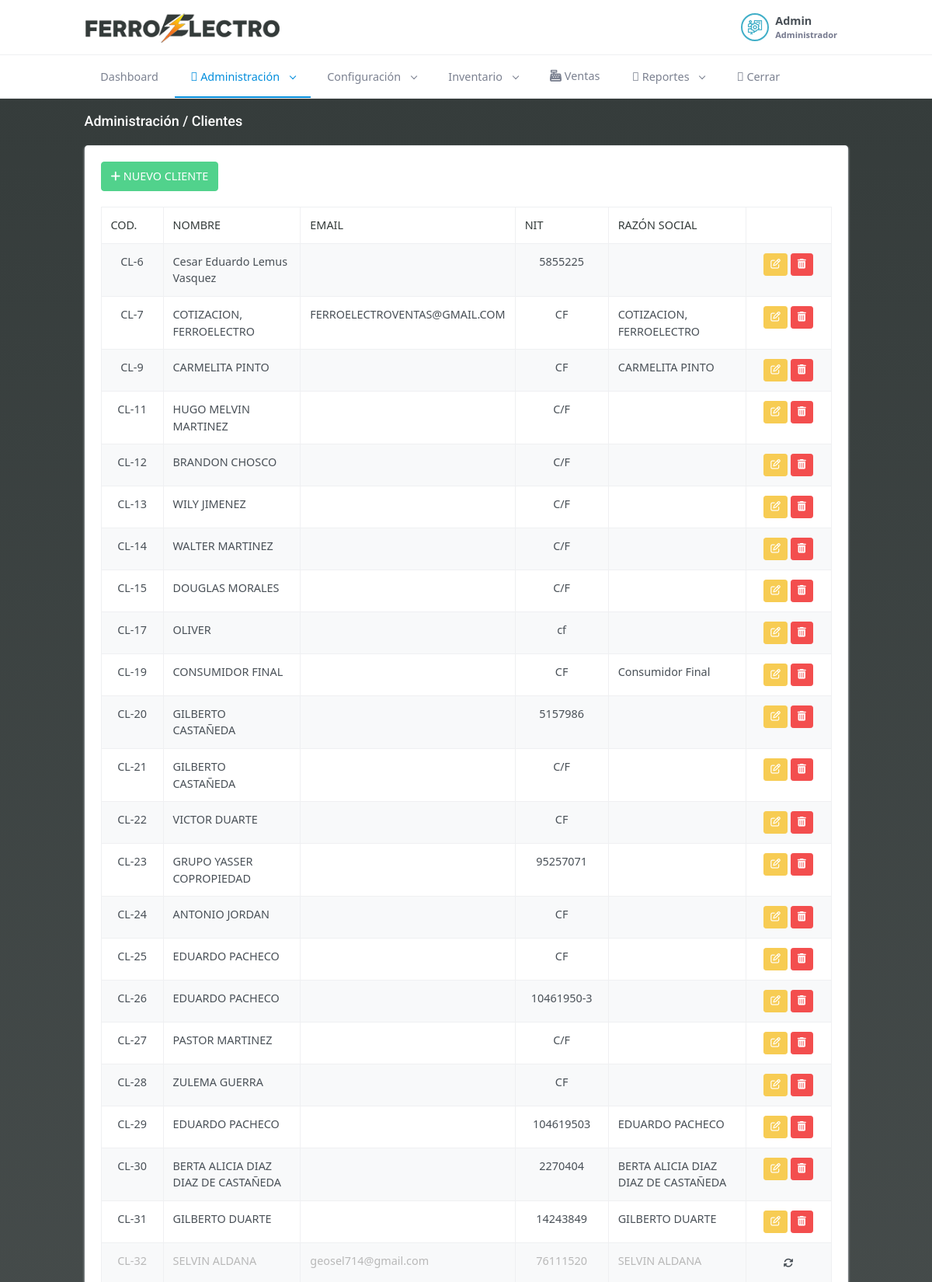
Page /index.php/administracion/clientes (signed in, upper part) on the committed database.
### tables this page shows
CREATE TABLE `clientes` (
  `id` int(11) NOT NULL,
  `nombre` varchar(300) NOT NULL,
  `nit` varchar(20) NOT NULL,
  `razonsocial` varchar(150) NOT NULL,
  `contacto` varchar(150) NOT NULL,
  `email` varchar(150) NOT NULL,
  `direccion` text NOT NULL,
  `asesor` int(11) NOT NULL,
  `status` int(11) NOT NULL DEFAULT 1
);

### application/controllers/administracion/Clientes.php (called while the page is built, shortened)
<?php
class Clientes extends CI_Controller {
	public function index()
	{
        $d['title'] = 'Administración';
        $h['title'] =  $d['title'];
		$d['msg'] = '';
		$d['asesores'] = $this->model->get_user_roles_all_status(2);
        if($_SESSION['rol'] == 1){
            $d['clientes'] = $this->model->get_all_clientes_all_status();
        }elseif($_SESSION['rol'] == 2){
            $d['clientes'] = $this->model->get_all_clientes_asesor($_SESSION['uid']);
        }elseif($_SESSION['rol'] == 5){
            $d['clientes'] = $this->model->get_all_clientes_all_status();
        }
        $this->load->view('header_view', $h);
		$this->load->view('administracion/clientes_view', $d);
        $this->load->view('footer_view', $h);
	}
}

### index.php (called while the page is built, shortened)
<?php
require_once BASEPATH.'core/CodeIgniter.php';

### application/models/Model.php (called while the page is built, shortened)
<?php
class Model extends CI_Model
{
  public function get_all_clientes_all_status(){
    $str = 'clientes.id idclient, clientes.nombre, clientes.nit, clientes.razonsocial, clientes.contacto, clientes.email, clientes.direccion, clientes.asesor, clientes.status, ';
    $str .= 'usuarios.id idasesor, usuarios.nombre usuarionombre';
    $q= $this
        ->db
        ->select($str)
	      ->from('clientes')
        ->join('usuarios', 'usuarios.id = clientes.asesor')
        ->group_by('clientes.id')
        ->get();
    if($q->num_rows() > 0) {
      return $q->result_array();
    }
    return array();
  }
}

### application/views/administracion/clientes_view.php (the view, shortened to what this page needs)
<div class="main-content">
    <div class="page-content">
        <div class="container-fluid">
            <div class="row">
                <div class="col-12">
                    <div class="page-title-box d-flex align-items-center justify-content-between">
                        <h4 class="mb-0"><?= $title . ' / Clientes' ?></h4>
                    </div>
                </div>
            </div>
            <div class="row">
                <div class="col-xl-12">
                    <div class="card card-h-100">
                        <div class="card-body">
                            <?php
                            if($_SESSION['rol'] == 1 || $_SESSION['rol'] == 2){
                            ?>
                            <a href="<?= base_url('administracion/clientes/nuevo_cliente') ?>" class="btn btn-success" style="margin-bottom: 20px;"><i class="fas fa-plus"></i> NUEVO CLIENTE</a>
                            <?php
                            }
                            ?>
                            <div class="table-responsive">
                                <table id="clientSearch" class="table table-striped table-bordered table-condensed table-hovered" style="width:100%">
                                    <thead>
                                        <tr>
                                            <th>COD.</th>
                                            <th>NOMBRE</th>
                                            <th>EMAIL</th>
                                            <th>NIT</th>
                                            <th>RAZÓN SOCIAL</th>
                                            <th class="no-print"></th>
                                        </tr>
                                    </thead>
                                    <tbody>
                                        <?php
                                        foreach($clientes as $c){
                                        ?>
                                        <tr <?= ($c['status'] == 0)?'style="color: #b8b8b8;"':'' ?>>
                                            <td style="width: 80px; text-align: center;"><?= 'CL-' . $c['idclient'] ?></td>
                                            <td><?= $c['nombre'] ?></td>
                                            <td><?= $c['email'] ?></td>
                                            <td style="width: 120px; text-align: center;"><?= $c['nit'] ?></td>
                                            <td><?= $c['razonsocial'] ?></td>
                                            <?php
                                            if($c['status'] == 0){
                                            ?>
                                            <td class="no-print" style="text-align: center; width: 50px;">
                                                <a href="<?= base_url('administracion/clientes/reactivar_cliente/' . $c['idclient']) ?>" class="btn btn-sm btn-default"><i class="fa fa-refresh"></i></a>
                                            </td>
                                            <?php
                                            }else{
                                            ?>
                                            <td class="no-print" style="text-align: center; width: 110px; <?= ($c['idclient'] == 1)?'display: none':'' ?>">
                                                <a href="<?= base_url('administracion/clientes/editar_cliente/' . $c['idclient']) ?>" class="btn btn-sm btn-warning"><i class="fa fa-edit"></i></a>
                                                <?php
                                                if($_SESSION['rol'] == 1){
                                                ?>
                                                <a href="<?= base_url('administracion/clientes/eliminar_cliente/' . $c['idclient']) ?>" class="btn btn-sm btn-danger"><i class="fa fa-trash"></i></a>
                                                <?php
                                                }
                                                ?>
                                            </td>
                                            <?php
                                            }
                                            ?>
                                        </tr>
                                        <?php
                                        }
                                        ?>
                                    </tbody>
                                </table>
                            </div>
                        </div>
                    </div>
                </div>
            </div>
        </div>
    </div>

### assets/login/css/login.css (style rules this page uses)
#bodyall { background: #343b3a; background: -moz-linear-gradient(180deg, #343b3a 0%, #5a5f5f 52%, rgba(255,255,255,1) 100%); background: -webkit-linear-gradient(180deg, #343b3a 0%, #5a5f5f 52%, rgba(255,255,255,1) 100%); background: linear-gradient(180deg, #343b3a 0%, #5a5f5f 52%, rgba(255,255,255,1) 100%); filter: progid:DXImageTransform.Microsoft.gradient(startColorstr="#343b3a",endColorstr="#ffffff",GradientType=1); }
.page-title-box > h4 { color: #fff !important; }
label, th { color: #343b3a; }

### rows in the picture
clientes: id "6", nombre "Cesar Eduardo Lemus Vasquez", nit "5855225"
clientes: id "7", nombre "COTIZACION, FERROELECTRO", email "FERROELECTROVENTAS@GMAIL.COM", nit "CF", razonsocial "COTIZACION, FERROELECTRO"
clientes: id "9", nombre "CARMELITA PINTO", nit "CF", razonsocial "CARMELITA PINTO"
clientes: id "11", nombre "HUGO MELVIN MARTINEZ", nit "C/F"
clientes: id "12", nombre "BRANDON CHOSCO", nit "C/F"
clientes: id "13", nombre "WILY JIMENEZ", nit "C/F"
clientes: id "14", nombre "WALTER MARTINEZ", nit "C/F"
clientes: id "15", nombre "DOUGLAS MORALES", nit "C/F"
clientes: id "17", nombre "OLIVER", nit "cf"
clientes: id "19", nombre "CONSUMIDOR FINAL", nit "CF", razonsocial "Consumidor Final"
clientes: id "20", nombre "GILBERTO CASTAÑEDA", nit "5157986"
clientes: id "21", nombre "GILBERTO CASTAÑEDA", nit "C/F"
clientes: id "22", nombre "VICTOR DUARTE", nit "CF"
clientes: id "23", nombre "GRUPO YASSER COPROPIEDAD", nit "95257071"
clientes: id "24", nombre "ANTONIO JORDAN", nit "CF"
clientes: id "25", nombre "EDUARDO PACHECO", nit "CF"
clientes: id "26", nombre "EDUARDO PACHECO", nit "10461950-3"
clientes: id "27", nombre "PASTOR MARTINEZ", nit "C/F"
clientes: id "28", nombre "ZULEMA GUERRA", nit "CF"
clientes: id "29", nombre "EDUARDO PACHECO", nit "104619503", razonsocial "EDUARDO PACHECO"
clientes: id "30", nombre "BERTA ALICIA DIAZ DIAZ DE CASTAÑEDA", nit "2270404", razonsocial "BERTA ALICIA DIAZ DIAZ DE CASTAÑEDA"
clientes: id "31", nombre "GILBERTO DUARTE", nit "14243849", razonsocial "GILBERTO DUARTE"
clientes: id "32", nombre "SELVIN ALDANA", email "geosel714@gmail.com", nit "76111520", razonsocial "SELVIN ALDANA"

### other values in the picture
$_SESSION['nombre'] "Admin"
$_SESSION['rolname'] "Administrador"
$title "Administración"
